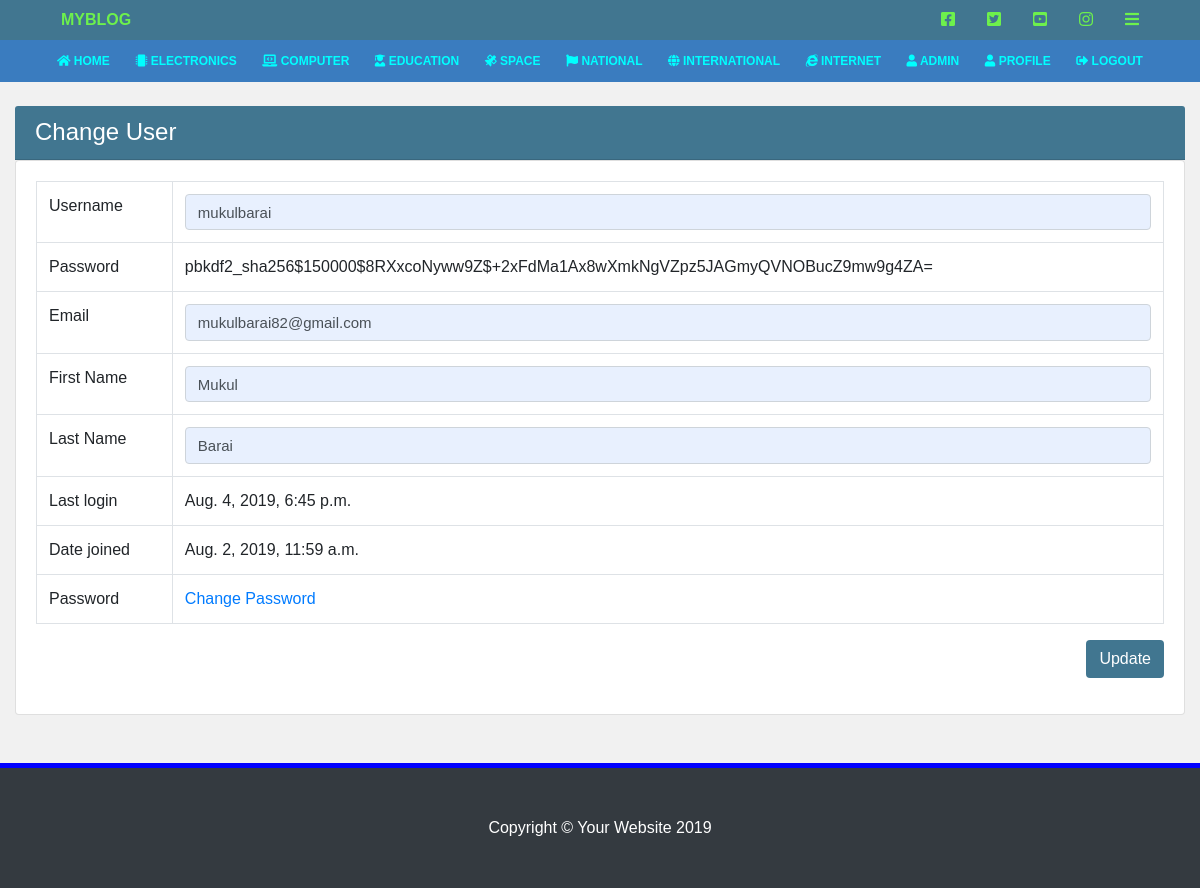
/accounts/profile/ (signed in), run on the app's committed database.
### blog/models.py (models this page shows)
class Category(models.Model):
	name = models.CharField(max_length=100)
	icon = models.CharField(max_length=50, null=True)
	def __str__(self): return self.name

### blog/views.py (the view, shortened to what this page needs)
# urls.py: path('accounts/profile/', views.profile, name='profile'),
def profile(request):
    if not request.user.is_authenticated:
        return redirect('/accounts/login/?next=/profile')
    context = request.context
    context['title'] = 'Your profile'
    return render(request, 'profile.html', context)

### blog/templates/profile.html (shortened to what this page needs)
{% extends 'layouts/main.html' %}
{% block main %}
  <div class="container-fluid main">
    <div class="row justify-content-center">
      <div class="col-md-12 my-4">
        <h4 class="bg-django card-header">Change User</h4>
          <div class="card mb-4">
            <div class="card-body">
              <form method="post" action="{% url 'profile' %}">
                <table class="table table-bordered">
                  <tr>
                    <td>Username</td>
                    <td><input type="text" class="form-control" value="{{user.username}}" name="username"></td>
                  </tr>
                  <tr>
                    <td>Password</td>
                    <td>{{user.password}}</td>
                  </tr>
                  <tr>
                    <td>Email</td>
                    <td><input type="text" class="form-control" value="{{user.email}}" name="email"></td>
                  </tr>
                  <tr>
                    <td>First Name</td>
                    <td><input type="text" class="form-control" value="{{user.first_name}}" name="first_name"></td>
                  </tr>
                  <tr>
                    <td>Last Name</td>
                    <td><input type="text" class="form-control" value="{{user.last_name}}" name="last_name"></td>
                  </tr>
                  <tr>
                    <td>Last login</td>
                    <td>{{user.last_login}}</td>
                  </tr>
                  <tr>
                    <td>Date joined</td>
                    <td>{{user.date_joined}}</td>
                  </tr>
                  <tr>
                    <td>Password</td>
                    <td><a href="{% url 'password_change' %}">Change Password</a></td>
                  </tr>
                </table>
                <p class="text-right"><button type="submit" class="btn bg-django">Update</button></p>
              </form>
            </div>
          </div>
      </div>
    </div>
  </div>
{% endblock %}

### blog/templates/layouts/main.html
{% load static %}
<!DOCTYPE html>
<html lang="en">
  <head>
    {% include 'layouts/head.html' %}
  </head>
  <body>
    <header>
      {% include 'layouts/topheader.html' %}
      {% include 'layouts/btmheader.html' %}
    </header>
    {% block main %}
    {% endblock %}
    {% include 'layouts/footer.html' %}
  </body>
</html>

### blog/templates/layouts/head.html (shortened to what this page needs)
{% load static %}
<link href="{% static 'css/bootstrap.min.css' %}" rel="stylesheet">
<link href="{% static 'css/style.css' %}" rel="stylesheet">
<link rel="stylesheet" href="https://use.fontawesome.com/releases/v5.10.1/css/all.css">
<link rel="stylesheet" href="https://use.fontawesome.com/releases/v5.10.1/css/v4-shims.css"

### blog/templates/layouts/topheader.html
<nav class="navbar-top mb-0">
  <div class="container">
    <ul class="d-flex justify-content-between px-0 mb-0">
      <li class="nav-item list-unstyled">
        <a class="nav-link logo" href="{% url 'index' %}">MYBLOG</a>
      </li>
      <li class="list-unstyled">
        <ul class="d-flex">
          <li class="nav-item list-unstyled">
            <a href="https://facebook.com" class="nav-link"><i class="fa fa-facebook-square"></i></a>
          </li>
          <li class="nav-item list-unstyled">
            <a href="https://twitter.com" class="nav-link"><i class="fa fa-twitter-square"></i></a>
          </li>
          <li class="nav-item list-unstyled">
            <a href="https://youtube.com" class="nav-link"><i class="fa fa-youtube-square"></i></a>
          </li>
          <li class="nav-item list-unstyled">
            <a href="https://instagram.com" class="nav-link"><i class="fa fa-instagram"></i></a>
          </li>
          <li class="nav-item list-unstyled">
            <a class="nav-link" href="#" data-target="#navbardrop" data-toggle="collapse">
              <i class="fas fa-bars"></i>
            </a>
          </li>
        </ul>
      </li>
    </ul>
  </div>
</nav>

### blog/templates/layouts/btmheader.html (shortened to what this page needs)
<nav class="navbar py-0 navbar-bottom navbar-expand-md">
  <div class="container">
    <div class="collapse py-1 navbar-collapse" id="navbardrop">
      <ul class="navbar-nav flex-wrap px-1 flex-row justify-content-between container-fluid">
        <li class="nav-item">
          <a class="nav-link text-center" href="{% url 'index' %}"><i class="fa fa-home"></i> HOME</a>
        </li>
        {% for category in categories %}
          <li class="nav-item">
            <a class="nav-link text-uppercase text-center" href="{% url 'category' category=category %}"><i class="{{category.icon}}"></i> {{category.name}}</a>
          </li>
        {% endfor %}
        {% if user.is_staff %}
          <li class="nav-item">
            <a class="nav-link text-center" href="/admin"><i class="fa fa-user"></i> ADMIN</a>
          </li>
        {% endif %}
        {% if user.is_authenticated %}
          <li class="nav-item">
            <a class="nav-link text-center" href="{% url 'profile' %}"><i class="fa fa-user"></i> PROFILE</a>
          </li>
          <li class="nav-item">
            <a class="nav-link text-center" href="{% url 'logout' %}?next={% url 'index' %}"><i class="fa fa-sign-out"></i> LOGOUT</a>
          </li>
        {% endif %}
      </ul>
    </div>
  </div>
</nav>

### blog/templates/layouts/footer.html (shortened to what this page needs)
{% load static %}
<footer class="py-5 bg-dark" style="position: static; bottom: 0">
  <div class="container">
    <p class="m-0 text-center text-white">Copyright &copy; Your Website 2019</p>
  </div>
</footer>

### blog/static/css/style.css (style rules this page uses)
body { background: #f1f1f1; font-family: unset; }
.navbar-top { background: #417690; }
.navbar-top .nav-link { color: #6df14c!important; font-weight: bold!important; font-size: 16px; }
.navbar-bottom .nav-link { color: aqua!important; font-weight: bold!important; font-size: 12px; }
.navbar-bottom { background: #3a7cbf!important; }
footer { border-top: 5px solid blue; }
input.form-control { box-shadow: none!important; font-size: 15px!important; background: #e8f0fe!important; }
.bg-django { background: #417690!important; color: white!important; }

### data on the page
Category: name "ELECTRONICS"
Category: name "COMPUTER"
Category: name "EDUCATION"
Category: name "SPACE"
Category: name "NATIONAL"
Category: name "INTERNATIONAL"
Category: name "INTERNET"

### other printed values
{{ user.password }} "pbkdf2_sha256$150000$8RXxcoNyww9Z$+2xFdMa1Ax8wXmkNgVZpz5JAGmyQVNOBucZ9mw9g4ZA="
{{ user.last_login }} "Aug. 4, 2019, 6:45 p.m."
{{ user.date_joined }} "Aug. 2, 2019, 11:59 a.m."
